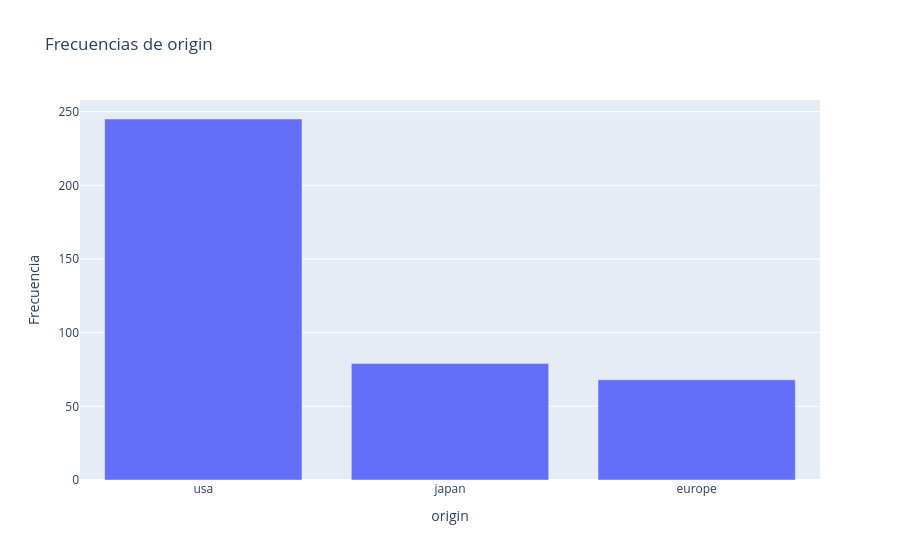

Notebook code for this chart:
### Code cell
plot_frequencies(df, ['origin'])

### Figure 1 — Plotly figure (JSON) as saved in the notebook; plotly's stock layout.template omitted (floating-point values rounded to 4 significant figures)
{"data": [{"hovertemplate": "origin=%{x}<br>Frecuencia=%{y}<extra></extra>", "legendgroup": "", "marker": {"color": "#636efa", "pattern": {"shape": ""}}, "name": "", "orientation": "v", "showlegend": false, "textposition": "auto", "type": "bar", "x": ["usa", "japan", "europe"], "xaxis": "x", "y": [245, 79, 68], "yaxis": "y"}], "layout": {"barmode": "relative", "legend": {"tracegroupgap": 0}, "title": {"text": "Frecuencias de origin"}, "xaxis": {"anchor": "y", "categoryorder": "total descending", "domain": [0.0, 1.0], "title": {"text": "origin"}}, "yaxis": {"anchor": "x", "domain": [0.0, 1.0], "title": {"text": "Frecuencia"}}}}
